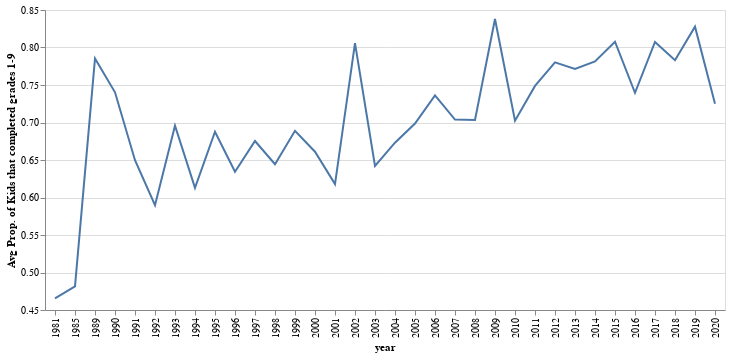

Notebook code cell kept with this figure:
### Markdown cell above
The line graph below shows an upwards trend in `prop` of kids that attained a grade as `year` increases.

### Code cell
line_plot2(data_tidy)

### Figure 1 — Vega-Lite specification as saved in the notebook (floating-point values rounded to 4 significant figures)
{"config": {"view": {"continuousWidth": 400, "continuousHeight": 300}}, "data": {"name": "data-cd8879c6bfda1f2d343a0e70271878ca"}, "mark": "line", "encoding": {"x": {"field": "year", "type": "nominal"}, "y": {"field": "prop", "scale": {"zero": false}, "title": "Avg Prop. of Kids that completed grades 1-9", "type": "quantitative"}}, "$schema": "https://vega.github.io/schema/vega-lite/v4.17.0.json", "datasets": {"data-cd8879c6bfda1f2d343a0e70271878ca": [{"year": 1981, "prop": 0.4655}, {"year": 1985, "prop": 0.4815}, {"year": 1989, "prop": 0.7854}, {"year": 1990, "prop": 0.7403}, {"year": 1991, "prop": 0.6497}, {"year": 1992, "prop": 0.5896}, {"year": 1993, "prop": 0.6957}, {"year": 1994, "prop": 0.6129}, {"year": 1995, "prop": 0.6877}, {"year": 1996, "prop": 0.6344}, {"year": 1997, "prop": 0.6753}, {"year": 1998, "prop": 0.6444}, {"year": 1999, "prop": 0.6889}, {"year": 2000, "prop": 0.6611}, {"year": 2001, "prop": 0.6178}, {"year": 2002, "prop": 0.8059}, {"year": 2003, "prop": 0.642}, {"year": 2004, "prop": 0.6731}, {"year": 2005, "prop": 0.6986}, {"year": 2006, "prop": 0.7363}, {"year": 2007, "prop": 0.7039}, {"year": 2008, "prop": 0.7035}, {"year": 2009, "prop": 0.8381}, {"year": 2010, "prop": 0.7023}, {"year": 2011, "prop": 0.7488}, {"year": 2012, "prop": 0.7801}, {"year": 2013, "prop": 0.7713}, {"year": 2014, "prop": 0.7814}, {"year": 2015, "prop": 0.8077}, {"year": 2016, "prop": 0.7396}, {"year": 2017, "prop": 0.8075}, {"year": 2018, "prop": 0.7831}, {"year": 2019, "prop": 0.8278}, {"year": 2020, "prop": 0.7251}]}}
